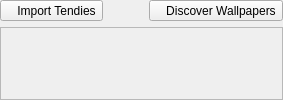
         <widget class="QWidget" name="tendiesPage">
          <layout class="QVBoxLayout" name="verticalLayout_3">
           <property name="leftMargin">
            <number>0</number>
           </property>
           <property name="topMargin">
            <number>0</number>
           </property>
           <property name="rightMargin">
            <number>0</number>
           </property>
           <property name="bottomMargin">
            <number>0</number>
           </property>
           <item>
            <widget class="QWidget" name="tendiesTopBtns" native="true">
             <layout class="QHBoxLayout" name="horizontalLayout_3">
              <property name="leftMargin">
               <number>0</number>
              </property>
              <property name="topMargin">
               <number>0</number>
              </property>
              <property name="rightMargin">
               <number>0</number>
              </property>
              <property name="bottomMargin">
               <number>0</number>
              </property>
              <item>
               <widget class="QToolButton" name="importTendiesBtn">
                <property name="text">
                 <string>   Import Tendies</string>
                </property>
                <property name="icon">
                 <iconset resource="../resources.qrc">
                  <normaloff>:/icon/import.svg</normaloff>:/icon/import.svg</iconset>
                </property>
                <property name="toolButtonStyle">
                 <enum>Qt::ToolButtonTextBesideIcon</enum>
                </property>
               </widget>
              </item>
              <item>
               <spacer name="horizontalSpacer">
                <property name="orientation">
                 <enum>Qt::Horizontal</enum>
                </property>
                <property name="sizeHint" stdset="0">
                 <size>
                  <width>40</width>
                  <height>20</height>
                 </size>
                </property>
               </spacer>
              </item>
              <item>
               <widget class="QToolButton" name="exploreBtn">
                <property name="text">
                 <string>   Discover Wallpapers</string>
                </property>
                <property name="icon">
                 <iconset resource="../resources.qrc">
                  <normaloff>:/icon/globe.svg</normaloff>:/icon/globe.svg</iconset>
                </property>
                <property name="iconSize">
                 <size>
                  <width>16</width>
                  <height>16</height>
                 </size>
                </property>
                <property name="toolButtonStyle">
                 <enum>Qt::ToolButtonTextBesideIcon</enum>
                </property>
               </widget>
              </item>
             </layout>
            </widget>
           </item>
           <item>
            <widget class="QScrollArea" name="tendiesScrollArea">
             <property name="widgetResizable">
              <bool>true</bool>
             </property>
             <widget class="QWidget" name="tendiesFileList">
              <property name="geometry">
               <rect>
                <x>0</x>
                <y>0</y>
                <width>90</width>
                <height>16</height>
               </rect>
              </property>
             </widget>
            </widget>
           </item>
          </layout>
         </widget>
